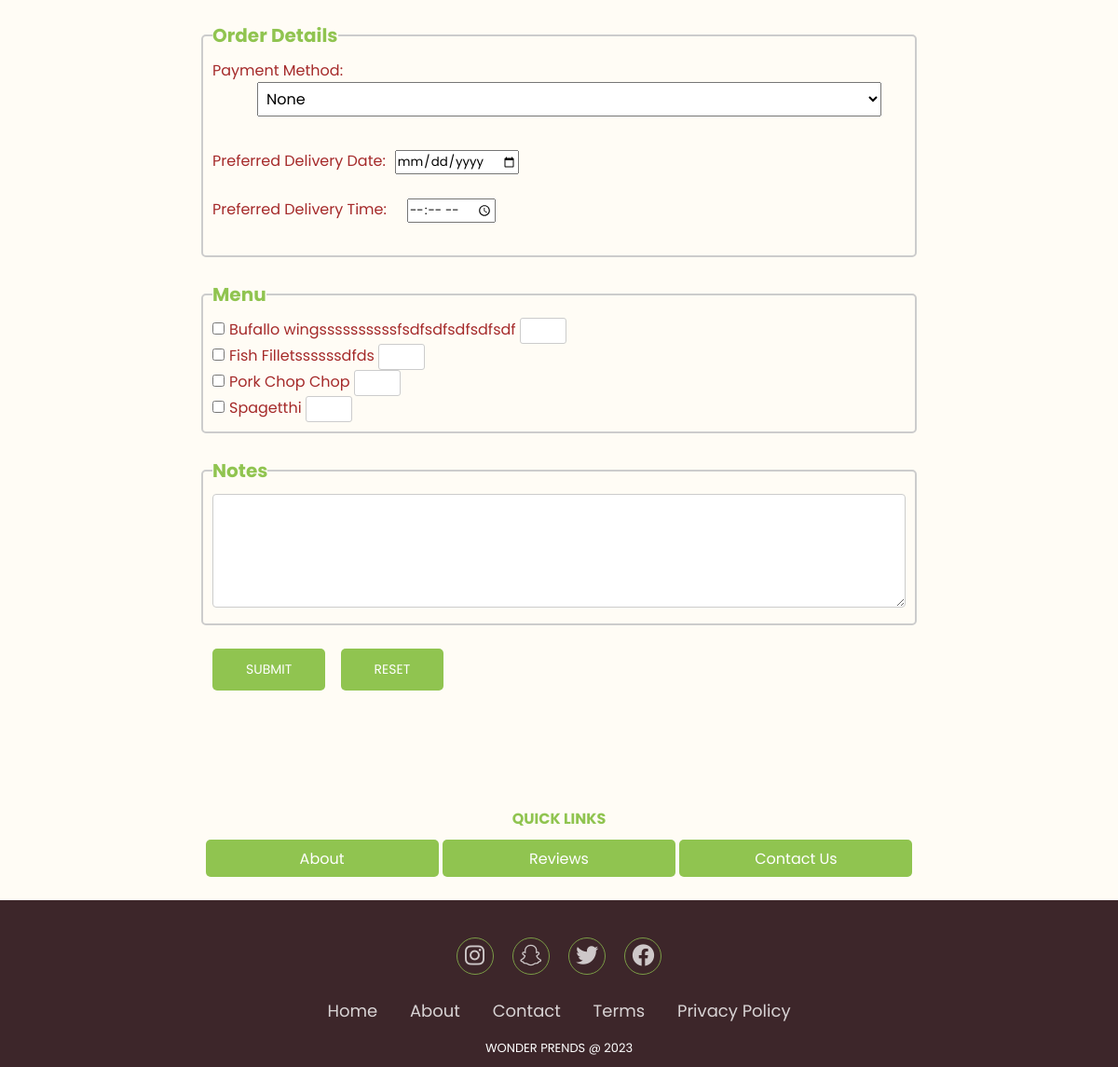
Before: /order.php (lower part) with the older database file.
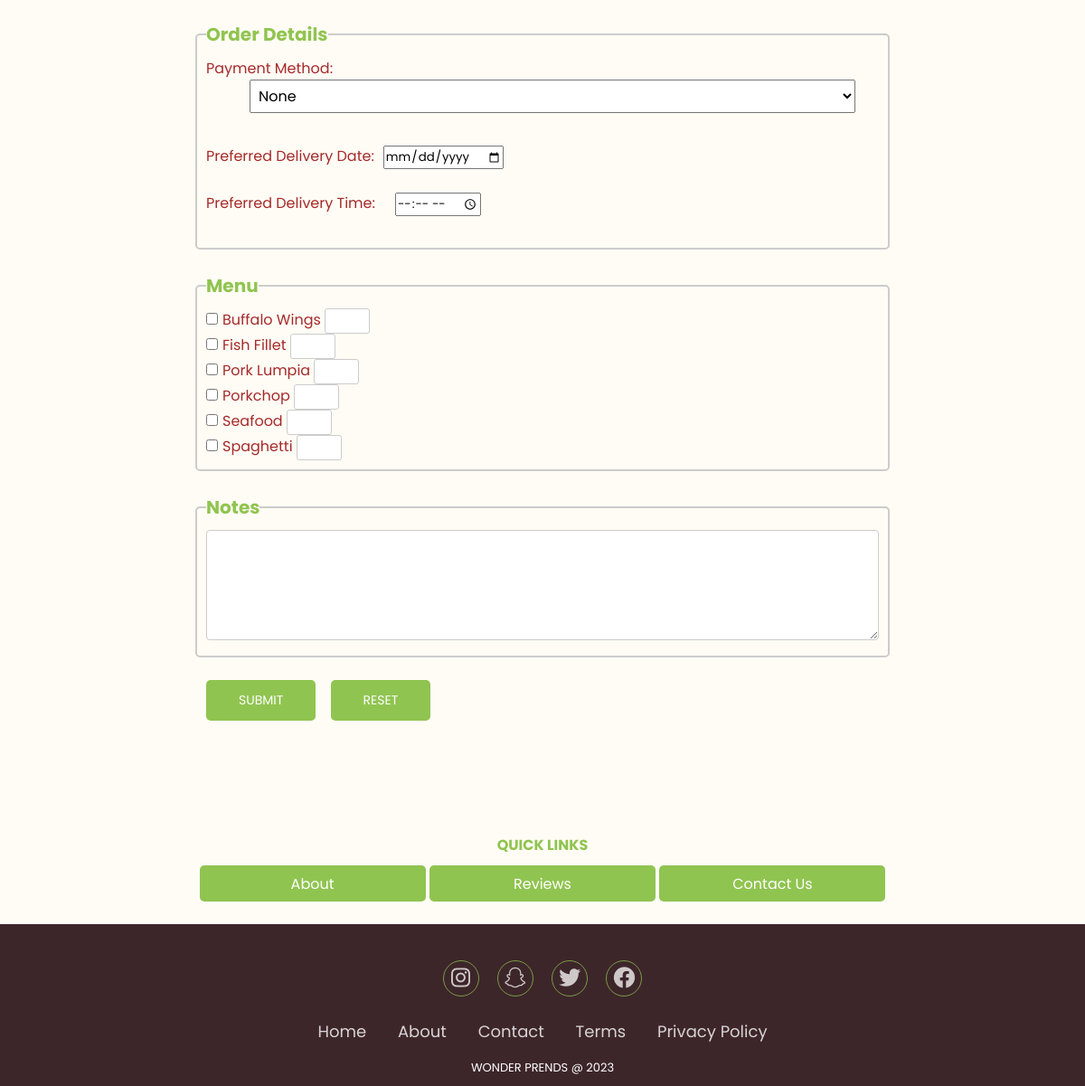
After: the same page with the newer database file.
### tables this page shows
CREATE TABLE `menu` (
  `menu_id` int(11) NOT NULL,
  `title` text DEFAULT NULL,
  `price` text DEFAULT NULL,
  `caption` text DEFAULT NULL,
  `imgPath` text DEFAULT NULL
);

### order.php (the view, shortened to what this page needs)
<?php
    $payment = "";
    $deliveryDate = "";
    $deliveryTime = "";
    $notes = "";
?>
<!DOCTYPE html>
<html lang="en">
    <head>
        <link rel="stylesheet" href="css/navbar.css">
        <link rel="stylesheet" href="css/order.css">
        <link rel="stylesheet" href="css/footer.css">
        <link rel="stylesheet" href="https://cdnjs.cloudflare.com/ajax/libs/font-awesome/6.4.0/css/all.min.css" />
    </head>
    <body color text="#90C450">
        <div style="width:80%;margin:auto;">
    <form id="test-form" method="post">
        <p> <br> </p>
        <fieldset>
            <legend >Order Details</legend>
            <label>Payment Method: </label>
            <select name="payment" id="Method" required value="<?php echo $payment; ?>">
                <option value=""> None</option>
            </select>
            <br><br>
            <label>Preferred Delivery Date: </label><input type="date" name="deliveryDate" size="30" id="delivery date" required value="<?php echo $deliveryDate; ?>">
            <br><br>
            <label>Preferred Delivery Time: </label><input type="time" name="deliveryTime" size="30" id="delivery time" required value="<?php echo $deliveryTime; ?>">
            <br><br>
        </fieldset>
        <br>
        <fieldset><legend>Menu</legend>
        <div class="menus_check">
        <?php
            $servername = "localhost";
            $username = "root";
            $password = "";
            $database = "kamayan";
            $connection = new mysqli($servername, $username, $password, $database);
            $sql = "SELECT * FROM menu";
            $result = $connection->query($sql);
            while ($row = $result->fetch_assoc()){
                echo "
                 <input type='checkbox' name='order[]' value='$row[title]'/>$row[title]
                 <input type='number' name='orderCount[]' min='0' max='10'/>
                 <br>
                ";
            }
            ?>
        </div>
        </fieldset>
        <p> <br> </p>
        <fieldset><legend>Notes</legend>
            <textarea name="notes" rows=5 cols="136.7" value="<?php echo $notes; ?>"></textarea>
        </fieldset>
        <p> <br> </p>
        <input type="SUBMIT" VALUE="SUBMIT">
        <input type="RESET" VALUE="RESET">
        </form>
        </div>
        <br>
        <br>
        <br>
        <br>
        <br>
        <div class="quick-links">
            <p><b>QUICK LINKS</b></p>
            <a href="about.html" target="_blank"><button>About</button></a>
            <a href="reviews.html" target="_blank"><button>Reviews</button></a>
            <a href="contact.html" target="_blank"><button>Contact Us</button></a>
        </div>
        <footer>
            <div class="footer">
                <div class="social">
                    <a href="#"><i class="fab fa-instagram"></i></a>
                    <a href="#"><i class="fab fa-snapchat"></i></a>
                    <a href="#"><i class="fab fa-twitter"></i></a>
                    <a href="#"><i class="fab fa-facebook"></i></a>
                </div>
                <ul class="list">
                    <li><a href="#">Home</a></li>
                    <li><a href="about.html">About</a></li>
                    <li><a href="#">Contact</a></li>
                    <li><a href="#">Terms</a></li>
                    <li><a href="#">Privacy Policy</a></li>
                </ul>
                <p class="copyright">
                    WONDER PRENDS @ 2023
                </p>
            </div>
        </footer>
    </body>
</html>

Changed rows visible on the page:
removed menu: title "Bufallo wingssssssssssfsdfsdfsdfsdfsdf"
removed menu: title "Fish Filletssssssdfds"
removed menu: title "Pork Chop Chop"
removed menu: title "Spagetthi"
added menu: title "Buffalo Wings"
added menu: title "Fish Fillet"
added menu: title "Pork Lumpia"
added menu: title "Porkchop"
added menu: title "Seafood"
added menu: title "Spaghetti"
